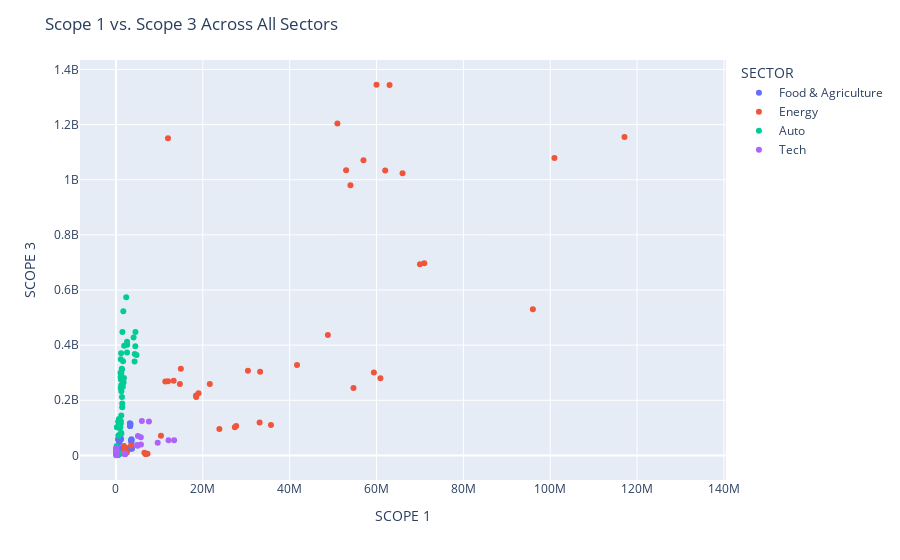

Notebook cell for this chart:
### Markdown cell above
### Scope 1 vs. Scope 3

### Code cell
# scope 1 vs. scope 3

fig = px.scatter(sectors, x='SCOPE 1', y='SCOPE 3', color='SECTOR', hover_data=['COMPANY NAME'])
fig.update_layout(title='Scope 1 vs. Scope 3 Across All Sectors')
fig.show()

### Figure 1 — Plotly figure (JSON) as saved in the notebook; plotly's stock layout.template omitted (floating-point values rounded to 4 significant figures)
{"data": [{"customdata": [["Anheuser-Busch InBev"], ["Anheuser-Busch InBev"], ["Anheuser-Busch InBev"], ["Anheuser-Busch InBev"], ["Anheuser-Busch InBev"], ["Danone"], ["Danone"], ["Danone"], ["Danone"], ["Danone"], ["Diageo"], ["Diageo"], ["Diageo"], ["Diageo"], ["Diageo"], ["Kellogg’s"], ["Kellogg’s"], ["Kellogg’s"], ["Kellogg’s"], ["Kellogg’s"], ["Molson Coors"], ["Molson Coors"], ["Molson Coors"], ["Molson Coors"], ["Molson Coors"], ["Nestlé"], ["Nestlé"], ["Nestlé"], ["Nestlé"], ["Nestlé"], ["PepsiCo"], ["PepsiCo"], ["PepsiCo"], ["PepsiCo"], ["PepsiCo"], ["Tesco"], ["Tesco"], ["Tesco"], ["Tesco"], ["Tesco"], ["Unilever"], ["Unilever"], ["Unilever"], ["Unilever"], ["Unilever"]], "hovertemplate": "SECTOR=Food & Agriculture<br>SCOPE 1=%{x}<br>SCOPE 3=%{y}<br>COMPANY NAME=%{customdata[0]}<extra></extra>", "legendgroup": "Food & Agriculture", "marker": {"color": "#636efa", "symbol": "circle"}, "mode": "markers", "name": "Food & Agriculture", "orientation": "v", "showlegend": true, "type": "scatter", "x": [3700760, 3600710, 3081905, 2953896, 2843883, 753461, 722103, 668354, 682674, 666000, 553270, 511593, 476782, 445000, 436000, 483061, 465885, 465042, 503905, 497203, 436457, 406377, 398026, 606319, 603321, 3289012, 3246367, 3215404, 3372000, 3240000, 3577266, 3552415, 3552706, 3596712, 3481530, 1117480, 1105183, 1053131, 1110098, 1039346, 752804, 659028, 606771, 565988, 503909], "xaxis": "x", "y": [24431839, 26484447, 23652933, 26527444, 24136111, 24885804, 46176955, 26077215, 23733344, 22367000, 2665182, 2764857, 2608674, 4754945, 5723256, 12761542, 8128427, 6449011, 5723300, 6784604, 4933363, 4572089, 4257376, 3961062, 3731920, 107145316, 107145316, 117000828, 113720072, 108900000, 58668530, 48366225, 52604866, 56388182, 54947765, 59795068, 59817490, 56241579, 60258134, 75854334, 60419810, 56779687, 58300345, 61445738, 56442279], "yaxis": "y"}, {"customdata": [["BP"], ["BP"], ["BP"], ["BP"], ["BP"], ["Chevron"], ["Chevron"], ["Chevron"], ["Chevron"], ["Chevron"], ["EDF"], ["EDF"], ["EDF"], ["EDF"], ["EDF"], ["Enel"], ["Enel"], ["Enel"], ["Enel"], ["Enel"], ["Equinor"], ["Equinor"], ["Equinor"], ["Equinor"], ["Equinor"], ["Exxon"], ["Exxon"], ["Exxon"], ["Exxon"], ["Exxon"], ["Orsted"], ["Orsted"], ["Orsted"], ["Orsted"], ["Orsted"], ["Oxy"], ["Oxy"], ["Oxy"], ["Oxy"], ["Oxy"], ["Gazprom"], ["Gazprom"], ["Gazprom"], ["Gazprom"], ["Gazprom"], ["PetroChina"], ["PetroChina"], ["PetroChina"], ["PetroChina"], ["PetroChina"], ["Rosneft"], ["Rosneft"], ["Rosneft"], ["Rosneft"], ["Rosneft"], ["Saudi Aramco"], ["Saudi Aramco"], ["Saudi Aramco"], ["Saudi Aramco"], ["Saudi Aramco"], ["Shell"], ["Shell"], ["Shell"], ["Shell"], ["Shell"]], "hovertemplate": "SECTOR=Energy<br>SCOPE 1=%{x}<br>SCOPE 3=%{y}<br>COMPANY NAME=%{customdata[0]}<extra></extra>", "legendgroup": "Energy", "marker": {"color": "#EF553B", "symbol": "circle"}, "mode": "markers", "name": "Energy", "orientation": "v", "showlegend": true, "type": "scatter", "x": [48800000, 49200000, 41700000, 33200000, 30400000, 66000000, 62000000, 54000000, 57000000, 53000000, 35699738, 33090244, 27690997, 27381075, 23817090, 6816597, 6963813, 6895903, 7276000, 6560000, 14946447, 14719266, 13294578, 12009607, 11365833, 104000000, 106000000, 100000000, 95000000, 96000000, 3483000, 1846000, 1851000, 2142000, 2510000, 10370000, 21618709, 19015138, 18495103, 18454662, 120089856, 117097372, 100970512, 11987000, 91000000, null, 132170000, 127570000, 121390000, 119680000, 54700000, 59400000, 60900000, 54200000, null, null, null, 50200000, 52300000, 55780000, 71000000, 70000000, 63000000, 60000000, 51000000], "xaxis": "x", "y": [437000000, null, 327600000, 303600000, 306700000, 1023000000, 1033000000, 980000000, 1071000000, 1034000000, 110759561, 119363628, 106649250, 101804919, 95917659, 5261003, 5819007, 5315425, 6000610, 9504170, 314102157, 258995398, 271036800, 268747731, 268367000, null, null, null, null, 530000000, 36234400, 33864140, 25333000, 18179000, 10984000, 71000000, 259100000, 225900000, 211800000, 217000000, null, 1154544765, 1078493075, 1150750000, null, null, null, null, null, null, 244300000, 301000000, 280000000, null, null, null, null, null, null, null, 696770000, 693200000, 1343550000, 1344423000, 1204294000], "yaxis": "y"}, {"customdata": [["BMW"], ["BMW"], ["BMW"], ["BMW"], ["BMW"], ["BMW"], ["BYD"], ["BYD"], ["BYD"], ["BYD"], ["BYD"], ["BYD"], ["Daimler/Mercedes"], ["Daimler/Mercedes"], ["Daimler/Mercedes"], ["Daimler/Mercedes"], ["Daimler/Mercedes"], ["Daimler/Mercedes"], ["Fiat-Chrysler"], ["Fiat-Chrysler"], ["Fiat-Chrysler"], ["Fiat-Chrysler"], ["Fiat-Chrysler"], ["Fiat-Chrysler"], ["Ford"], ["Ford"], ["Ford"], ["Ford"], ["Ford"], ["Ford"], ["Geely"], ["Geely"], ["Geely"], ["Geely"], ["Geely"], ["Geely"], ["General Motors"], ["General Motors"], ["General Motors"], ["General Motors"], ["General Motors"], ["General Motors"], ["Honda"], ["Honda"], ["Honda"], ["Honda"], ["Honda"], ["Honda"], ["Hyundai"], ["Hyundai"], ["Hyundai"], ["Hyundai"], ["Hyundai"], ["Toyota"], ["Toyota"], ["Toyota"], ["Toyota"], ["Toyota"], ["Toyota"], ["Tesla"], ["Tesla"], ["Tesla"], ["Tesla"], ["Tesla"], ["Tesla"], ["Volkswagen"], ["Volkswagen"], ["Volkswagen"], ["Volkswagen"], ["Volkswagen"], ["Volkswagen"]], "hovertemplate": "SECTOR=Auto<br>SCOPE 1=%{x}<br>SCOPE 3=%{y}<br>COMPANY NAME=%{customdata[0]}<extra></extra>", "legendgroup": "Auto", "marker": {"color": "#00cc96", "symbol": "circle"}, "mode": "markers", "name": "Auto", "orientation": "v", "showlegend": true, "type": "scatter", "x": [625072, 581703, 678403, 678967, 699713, 694057, null, null, null, 199406, 315610, 550932, 1192000, 1247000, 1239000, 1027000, 681000, 569000, 1101289, 1129268, 1058367, 877603, 1700000, 1500000, 1391127, 1442963, 1451947, 1124798, 1069907, 1197739, 126934, 138921, 141100, 166395, 263159, 249291, 1848804, 1763555, 1589700, 1214124, 1252906, 1466452, 1350000, 1380000, 1240000, 1120000, 1160244, 1090000, 852547, 874997, 807498, 716237, 723966, 2604655, 2554577, 1904119, 1642074, 2560000, 2370000, null, null, null, null, 185000, 202000, 4297748, 4068261, 4494068, 4335495, 4740873, 4461403], "xaxis": "x", "y": [71690753, 73093077, 132520346, 117682832, 121705367, 116586786, null, null, null, null, null, 123025950, 82530800, 79300000, 144408800, 102237000, 123158000, 123025950, 124729588, 115993925, 122750694, null, 523305000, 447230000, 211807837, 174463469, 187993867, 349281992, 299853676, 370223094, null, null, null, 34097000, 102344820, 101818690, 280849954, 264495398, 249313396, 254440148, 233167875, 272722605, 314067700, 310718300, 297816499, 244758486, 275724920, 284409746, 7051724, 5582405, 120382017, 100536484, 101790793, 401742000, 412184600, 397940000, 341344044, 373340317, 573825072, null, null, null, null, 1954000, 30100000, 340767244, 427972277, 447225434, 368258661, 364179966, 395681718], "yaxis": "y"}, {"customdata": [["Alphabet"], ["Alphabet"], ["Alphabet"], ["Alphabet"], ["Alphabet"], ["Amazon"], ["Amazon"], ["Amazon"], ["Amazon"], ["Amazon"], ["Apple"], ["Apple"], ["Apple"], ["Apple"], ["Apple"], ["Meta"], ["Meta"], ["Meta"], ["Meta"], ["Meta"], ["Microsoft"], ["Microsoft"], ["Microsoft"], ["Microsoft"], ["Microsoft"], ["Samsung"], ["Samsung"], ["Samsung"], ["Samsung"], ["Samsung"], ["TSMC"], ["TSMC"], ["TSMC"], ["TSMC"], ["TSMC"]], "hovertemplate": "SECTOR=Tech<br>SCOPE 1=%{x}<br>SCOPE 3=%{y}<br>COMPANY NAME=%{customdata[0]}<extra></extra>", "legendgroup": "Tech", "marker": {"color": "#ab63fa", "symbol": "circle"}, "mode": "markers", "name": "Tech", "orientation": "v", "showlegend": true, "type": "scatter", "x": [63521, 66686, 38694, 45073, 91200, 4980000, 5760000, 9620000, 12110000, 13401400, 57440, 52730, 47430, 55200, 55202, 42000, 44000, 29000, 55173, 66934, 90723, 113412, 118100, 123704, 139413, 4855000, 5067000, 5726300, 7604000, 5972000, 2125725, 2071743, 2010692, 2151937, 2018789], "xaxis": "x", "y": [12900467, 11669000, 9376000, 9503000, 7600000, 34710000, 39910000, 45750000, 55360000, 54977815, 25070000, 24980000, 22547000, 23128400, 20550000, 652000, 4078000, 5091000, 5651459, 8466248, 17834520, 11322527, 10817756, 13784501, 18863000, 38234000, 70063000, 65591000, 123234900, 124715000, 4315604, 5307729, 5571946, 6127157, 7429158], "yaxis": "y"}], "layout": {"legend": {"title": {"text": "SECTOR"}, "tracegroupgap": 0}, "margin": {"t": 60}, "title": {"text": "Scope 1 vs. Scope 3 Across All Sectors"}, "xaxis": {"anchor": "y", "domain": [0, 1], "title": {"text": "SCOPE 1"}}, "yaxis": {"anchor": "x", "domain": [0, 1], "title": {"text": "SCOPE 3"}}}}
